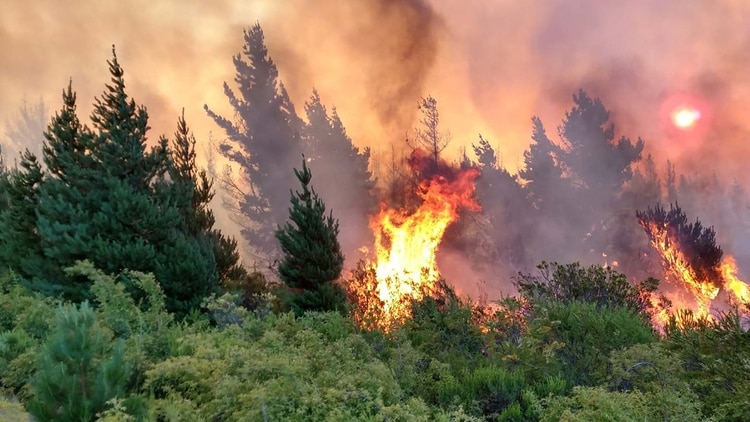
#> input picture Histograms/FireForest.jpg, 750 x 422 px
$ python histogramasConMask.py --imagen FireForest.jpg
#> lines starting #> are read from the running program, lines starting #| are printed output that depends on the picture; after the words box and inside, x2 and y2 are one past the last pixel; in counts of white or black regions, pixels touching at a corner belong together
from matplotlib import pyplot as plt
import numpy as np
import argparse
import cv2

def trazarHistograma(imagen, titulo, mask=None):
    canales = cv2.split(imagen)
    colores = ("b","g","r")
    plt.figure()
    plt.title(titulo)
    plt.xlabel("Bins")
    plt.ylabel("# de pixeles")

    for (canal,color) in zip(canales,colores):
        histograma = cv2.calcHist([canal], [0], mask, [256], [0,256])
        plt.plot(histograma, color=color)
        plt.xlim([0,256])

ap = argparse.ArgumentParser()
ap.add_argument("-i","--imagen", required=True,
        help="Imagen pasada por Path")
args = vars(ap.parse_args())

imagen = cv2.imread(args["imagen"])
#> imagen is the input picture: shape (422, 750, 3); mean B, G, R 91.2, 114.5, 137.7
cv2.imshow("Original", imagen)
trazarHistograma(imagen,"Historigrama de imagen Original")
#> the loop in trazarHistograma, `for (canal,color) in zip(canales,colores):` made 3 passes
#> color on passes 1 to 3: 'b', 'g', 'r'


mask = np.zeros(imagen.shape[:2], dtype ="uint8")
cv2.rectangle(mask, (73, 11), (184, 100), 255, -1)
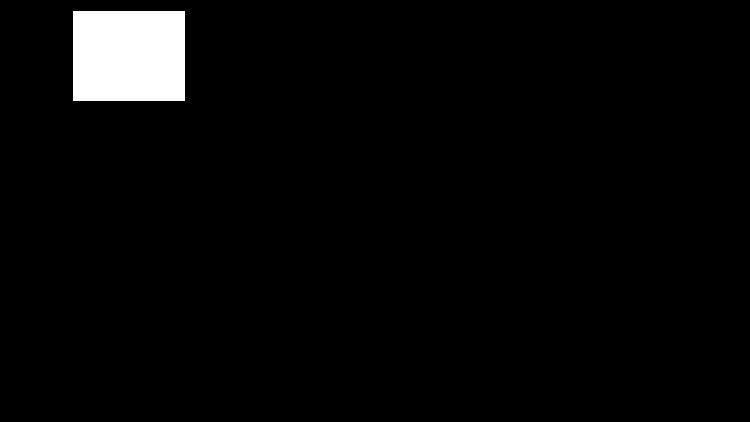
#> mask: shape (422, 750); 3.2% white; 1 white region, box (x1, y1, x2, y2) and area: (73, 11, 185, 101) 10080
cv2.imshow("Mascara", mask)
masked = cv2.bitwise_and(imagen, imagen, mask = mask)
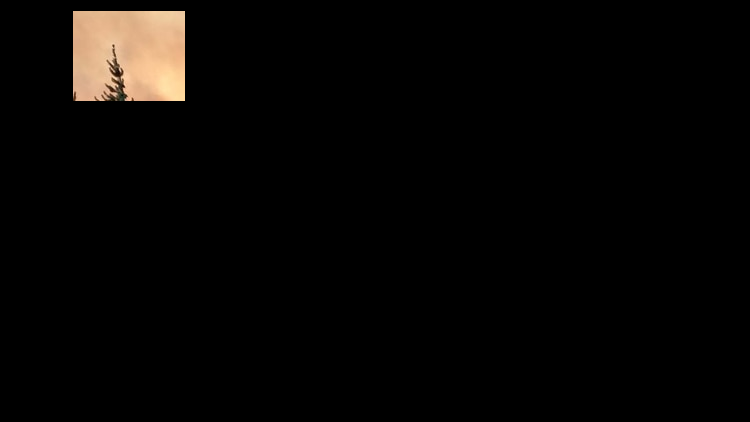
#> masked: shape (422, 750, 3); mean B, G, R 4.4, 5.8, 7.2
cv2.imshow("AplicandoMascara", masked)
trazarHistograma(imagen,"Historigrama Con Mascara",mask)
#> the loop in trazarHistograma (call 2), `for (canal,color) in zip(canales,colores):` made 3 passes

plt.show()
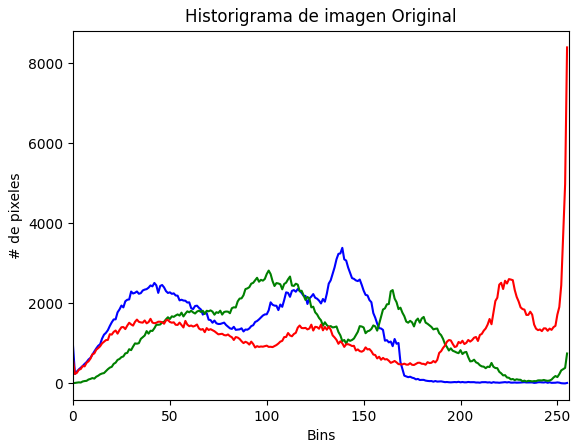
#> figure drawn by matplotlib, 1 panel; curve peaks at x = 139, y = 3388; curve peaks at x = 101, y = 2820; curve peaks at x = 255, y = 8395
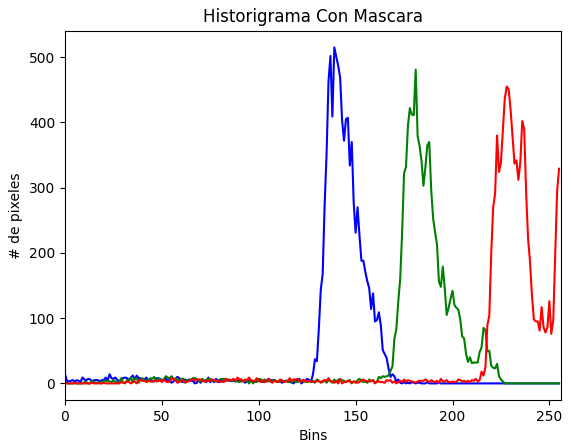
#> figure drawn by matplotlib, 1 panel; curve peaks at x = 139, y = 515; curve peaks at x = 181, y = 481; curve peaks at x = 228, y = 455
cv2.waitKey(0)
cv2.destroyAllWindows()
